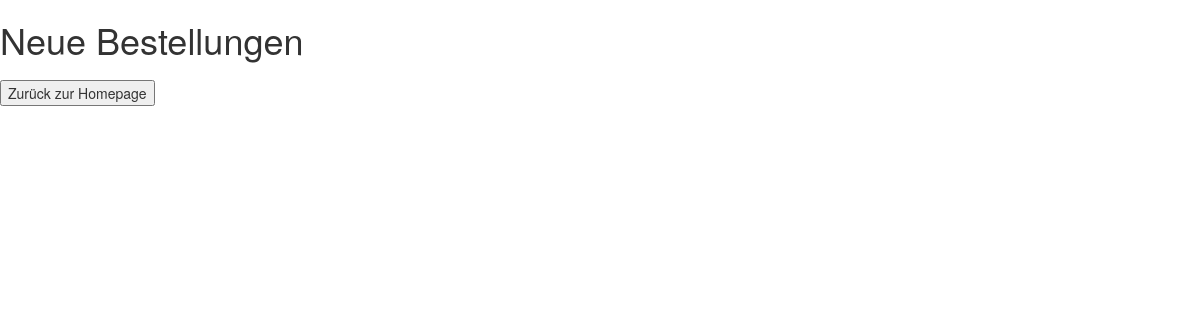
/restaurant/bestellungen/neu (signed in), run on an earlier commit of the app's database.
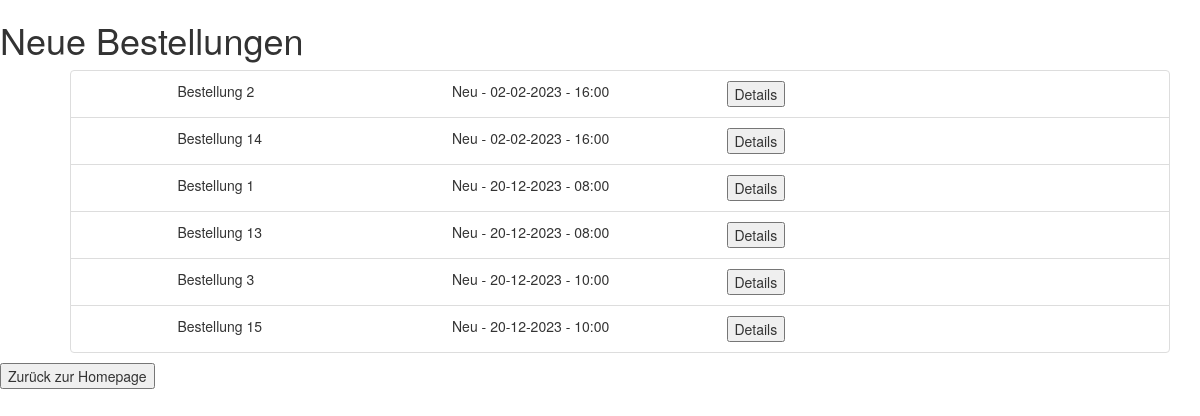
And on a later commit of the database.
### tables this page shows
CREATE TABLE 'bestellung' ('bestell_id' INTEGER PRIMARY KEY AUTOINCREMENT,'status' TEXT, 'eingangsTag' DATE, 'eingangsUhrzeit' TIME, 'zusatztext' TEXT, 'restaurant_username' TEXT, 'customer_username' TEXT, FOREIGN KEY (restaurant_username) references restaurant(username), FOREIGN KEY (customer_username) references kunde(username));

### app.py (the view)
@app.route('/restaurant/bestellungen/neu')
def newOrders():
    if(not 'restaurant_username' in session):
        return render_template('restaurant_login.html')
    username = session['restaurant_username']
    newOrders = zugreifer.getNewOrdersForRestaurant(username)
    return render_template('restaurant_new_orders.html', newOrders = newOrders)

### zugreifer.py (called while the page is built)
def getNewOrdersForRestaurant(username):
    con = sqlite3.connect("Database.db")
    cur = con.cursor()
    result = cur.execute("SELECT * FROM bestellung where restaurant_username='" + username + "' and status='Neu' order by eingangsTag asc , eingangsUhrzeit asc;");
    newOrders = list()
    for x in result:
        newOrders.append(order(x[0], x[1], x[2], x[3], x[4], x[5], x[6]))
    cur.close()
    con.close()
    return newOrders;

### templates/restaurant_new_orders.html (shortened to what this page needs)
<!DOCTYPE html>
<html>
    <head>
        <link rel="stylesheet" href="https://maxcdn.bootstrapcdn.com/bootstrap/3.4.1/css/bootstrap.min.css">
    </head>
    <body>
        <h1>Neue Bestellungen</h1>
        <div class="container">
            <ul>
                {%for newOrder in newOrders%}
                <li class="list-group-item" style="list-style-type: none;">
                    <div class="row">
                        <div class="col-sm-1"></div>
                        <div class="col-sm-3">
                            Bestellung {{ newOrder.orderId }}
                        </div>
                        <div class="col-sm-3">
                            {{ newOrder.status }} - {{ newOrder.date }} - {{ newOrder.time }}
                        </div>
                        <div class="col-sm-3">
                            <form action="{{ url_for('newOrderDetails',orderId = newOrder.orderId) }}" method=post >
                                <button type="submit">Details</button>
                            </form>
                        </div>
                </li>
                {% endfor %}
            </ul>
        </div>
        <div class="row-sm-20">
            <form action="/restaurant" method="get">
                <button type="submit">Zurück zur Homepage</button>
            </form>
        </div>
    </body>
</html>

What changed in the data, as far as the page shows it:
added bestellung: orderId "2", status "Neu", date "02-02-2023", time "16:00"
added bestellung: orderId "14", status "Neu", date "02-02-2023", time "16:00"
added bestellung: orderId "1", status "Neu", date "20-12-2023", time "08:00"
added bestellung: orderId "13", status "Neu", date "20-12-2023", time "08:00"
added bestellung: orderId "3", status "Neu", date "20-12-2023", time "10:00"
added bestellung: orderId "15", status "Neu", date "20-12-2023", time "10:00"
